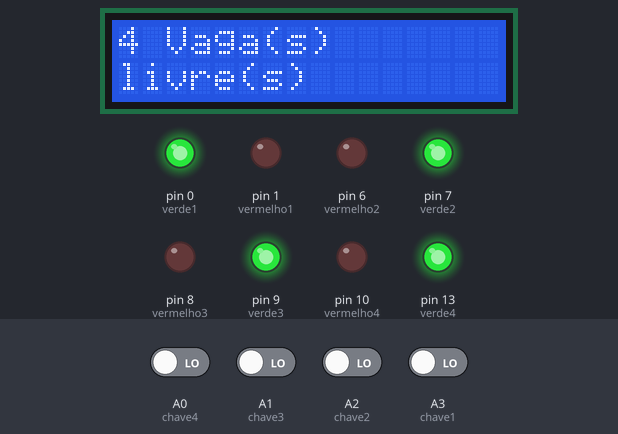
Bench run of a sketch on a simulated Arduino Uno, built with avr-gcc and run on an emulated ATmega328P. On the bench: 16×2 character LCD, output pins drawn as LEDs (lit = HIGH). Inputs (shaded band) come from the test bench; at power-on: A0 (chave4), A1 (chave3), A2 (chave2), A3 (chave1) LOW.

Above: at 1.2 s.
1.3 s: A0 (chave4) driven HIGH
At 3.2 s:
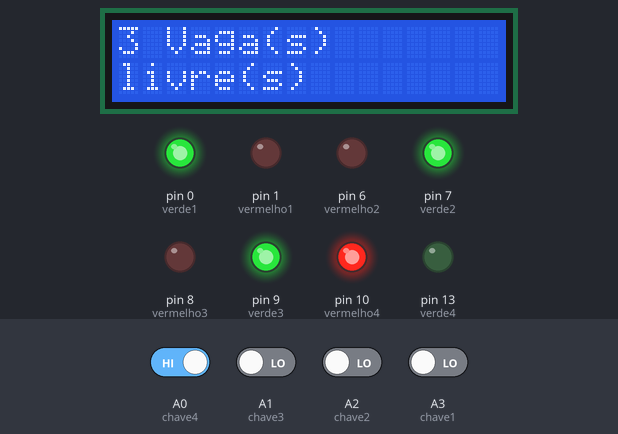
3.5 s: A1 (chave3) driven HIGH
At 5.2 s:
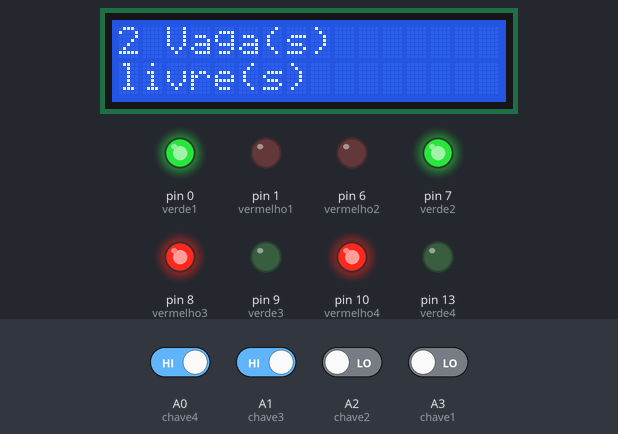
5.5 s: A2 (chave2) driven HIGH
At 7.2 s:
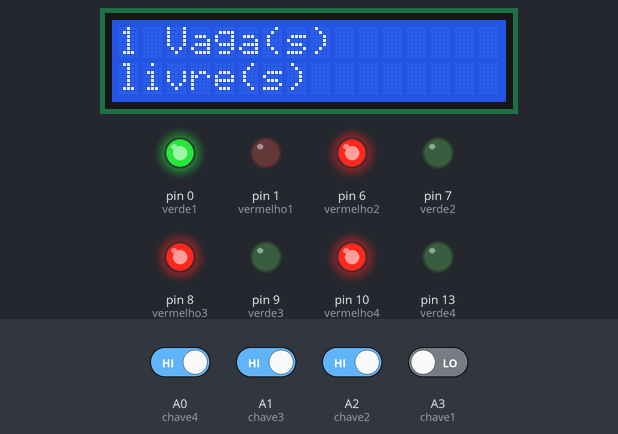
7.5 s: A3 (chave1) driven HIGH
At 9.1 s:
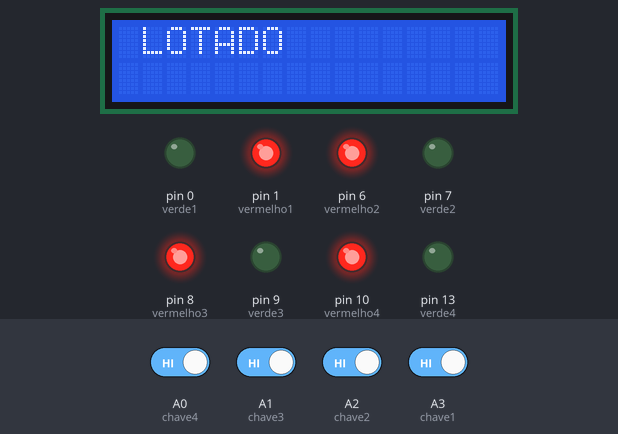
9.6 s: A0 (chave4) driven LOW
At 11.7 s:
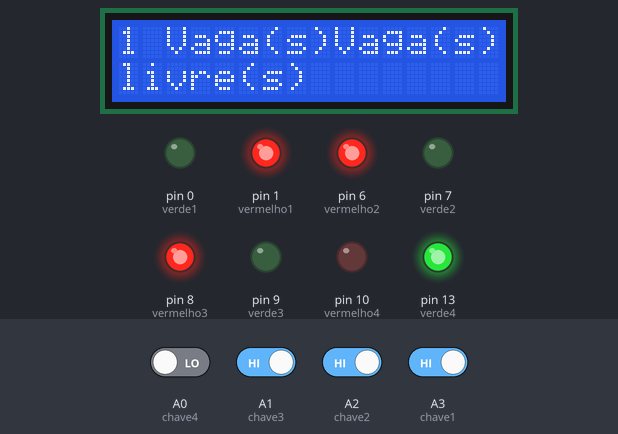
12.6 s: A1 (chave3) driven LOW
At 13.5 s:
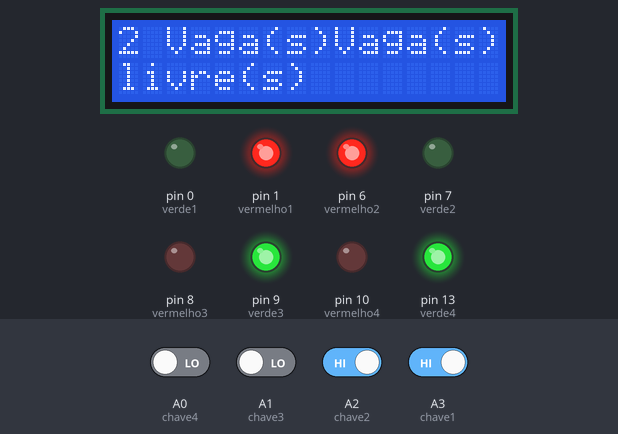
Timing chart, 0 to 15.6 s (numbered marks = the images above; inputs shaded):
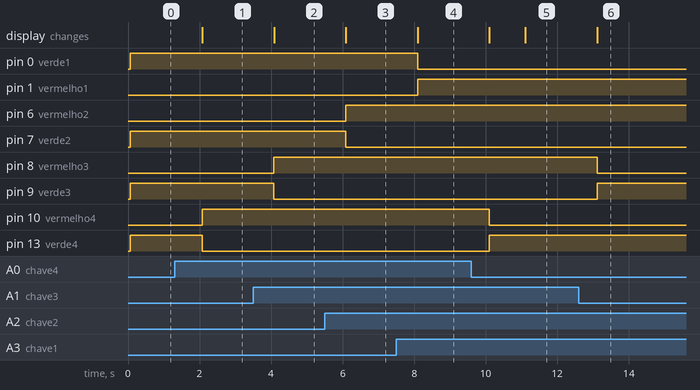

The sketch:

Copy_of_Estacionamento_11.ino
```cpp
#include <LiquidCrystal.h>
LiquidCrystal lcd(12, 11, 5, 4, 3, 2);

//leds vermelhos
int vermelho1 = 1;
int vermelho2 = 6;
int vermelho3 = 8;
int vermelho4 = 10;
//chaves
int chave1 = A3;
int chave2 = A2;
int chave3 = A1;
int chave4 = A0;
//leds verdes
int verde1 = 0;
int verde2 = 7;
int verde3 = 9;
int verde4 = 13;

void setup() {
  //Declaração de saída para os leds verdes
  pinMode(verde1, OUTPUT);
  pinMode(verde2, OUTPUT);
  pinMode(verde3, OUTPUT);
  pinMode(verde4, OUTPUT);
  // para os leds vermelhos
  pinMode(vermelho1, OUTPUT);
  pinMode(vermelho2, OUTPUT);
  pinMode(vermelho3, OUTPUT);
  pinMode(vermelho4, OUTPUT);
  // Declaração de entrada para as chaves
  pinMode(chave1, INPUT);
  pinMode(chave2, INPUT);
  pinMode(chave3, INPUT);
  pinMode(chave4, INPUT);
 // Inicia o lcd 16x2
  lcd.begin(16, 2);

}


void loop() {

  int numerodecarros = 0;                   //variavel para guardar o numero de carros

  //Leitura da chave 1
  if (digitalRead(A3) == 1){
  	digitalWrite(verde1, LOW);
    digitalWrite(vermelho1, HIGH);
    }else{
    digitalWrite(verde1, HIGH);
    digitalWrite(vermelho1, LOW);
    numerodecarros++;
  }
  //leitura da chave 2
  if (digitalRead(A2) == 1){
  	digitalWrite(verde2, LOW);
    digitalWrite(vermelho2, HIGH);
 	  }else{
    digitalWrite(verde2, HIGH);
    digitalWrite(vermelho2, LOW);
    numerodecarros++;
  }
  //leitura da chave 3
   if (digitalRead(A1) == 1){
  	digitalWrite(verde3, LOW);
    digitalWrite(vermelho3, HIGH);
  	}else{
    digitalWrite(verde3, HIGH);
    digitalWrite(vermelho3, LOW);
    numerodecarros++;
   }
  //leitura da chave 4
   if (digitalRead(A0) == 1){
  	digitalWrite(verde4, LOW);
    digitalWrite(vermelho4, HIGH);
  	}else{
    digitalWrite(verde4, HIGH);
    digitalWrite(vermelho4, LOW);
    numerodecarros++;
   }

  //informações para o lcd
  if (numerodecarros == 0){
    lcd.clear();
    lcd.print(" LOTADO");
  	delay(2000);
    }else{
    lcd.print(numerodecarros);
    lcd.print(" Vaga(s)");
    lcd.setCursor(0, 1);
    lcd.print("livre(s)");
    delay(1000);
    lcd.home();
  }
}
```

Measured:
- after the input at 1.3 s, pin 10 (vermelho4): LOW → HIGH after 0.77 s; pin 13 (verde4): HIGH → LOW after 0.77 s; the display: changes after 0.77 s (image 1)
- after the input at 3.5 s, pin 8 (vermelho3): LOW → HIGH after 0.58 s; pin 9 (verde3): HIGH → LOW after 0.58 s; the display: changes after 0.58 s (image 2)
- after the input at 5.5 s, pin 6 (vermelho2): LOW → HIGH after 0.59 s; pin 7 (verde2): HIGH → LOW after 0.59 s; the display: changes after 0.59 s (image 3)
- after the input at 7.5 s, pin 0 (verde1): HIGH → LOW after 0.60 s; pin 1 (vermelho1): LOW → HIGH after 0.60 s; the display: changes after 0.60 s (image 4)
- after the input at 9.6 s, pin 10 (vermelho4): HIGH → LOW after 0.50 s; pin 13 (verde4): LOW → HIGH after 0.50 s; the display: first changes after 0.50 s (image 5 shows a later state)
- after the input at 12.6 s, pin 8 (vermelho3): HIGH → LOW after 0.52 s; pin 9 (verde3): LOW → HIGH after 0.52 s; the display: changes after 0.52 s (image 6)
